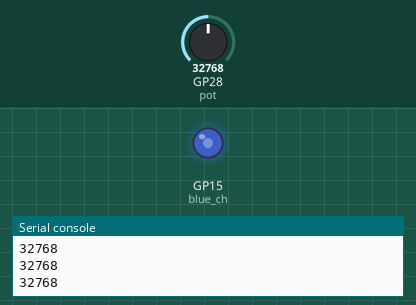
A program run on a simulated Raspberry Pi Pico running MicroPython. Shown: output pins drawn as LEDs (lit = HIGH), the last lines printed to the serial console. The inputs (shaded band) are chosen by the test bench; at power-on: GP28 (pot) = 32768 (analog values on the 0–65535 scale).

Above: at 1.2 s.
1.3 s: GP28 (pot) set to 45874
At 2.3 s:
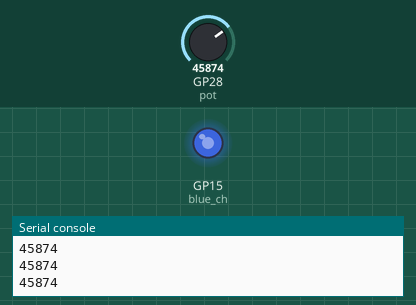
2.9 s: GP28 (pot) set to 57670
At 3.7 s:
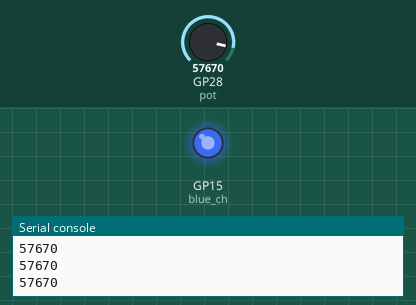
4.5 s: GP28 (pot) set to 7864
At 5.0 s:
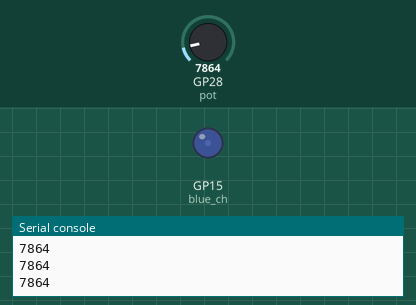
6.1 s: GP28 (pot) set to 0
At 7.5 s:
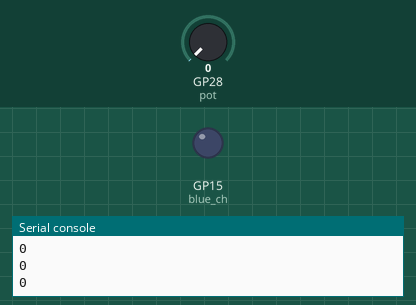
Timing chart, 0 to 8.7 s (numbered marks = the images above; inputs shaded):
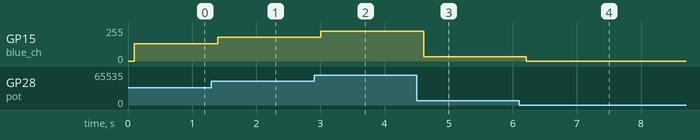

Measured:
- after the input at 1.3 s, GP15 (blue_ch): 128/255 → 178/255 after 0.10 s
- after the input at 2.9 s, GP15 (blue_ch): 178/255 → 224/255 after 0.11 s
- after the input at 4.5 s, GP15 (blue_ch): 224/255 → 31/255 after 0.11 s
- after the input at 6.1 s, GP15 (blue_ch): 31/255 → 0/255 after 0.11 s

The program:

09_fader.py
```python
from machine import Pin, ADC, PWM
from utime import sleep

blue_ch = PWM(Pin(15))
pot = ADC(28)

blue_ch.freq(1000)

while True:
    reading = pot.read_u16()
    sleep(0.1) # recovery time for ADC
    print(reading)
    blue_ch.duty_u16(reading)
```
